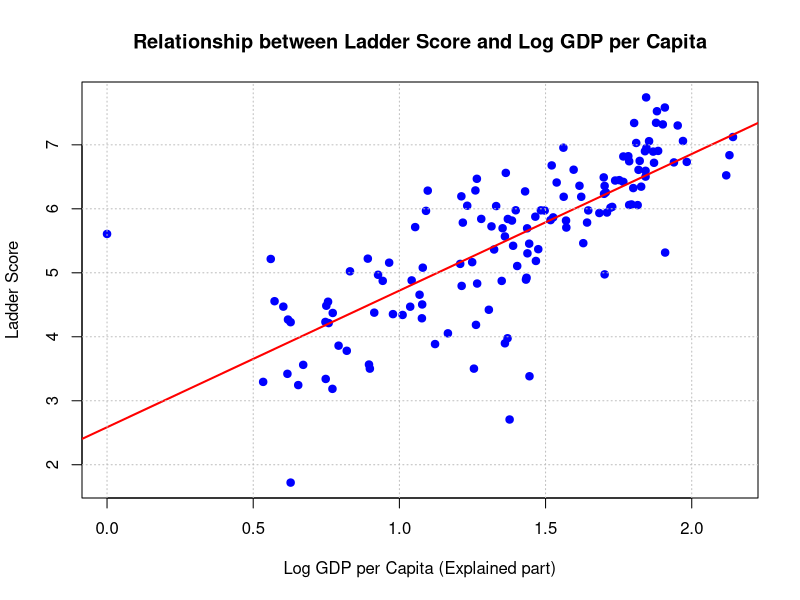
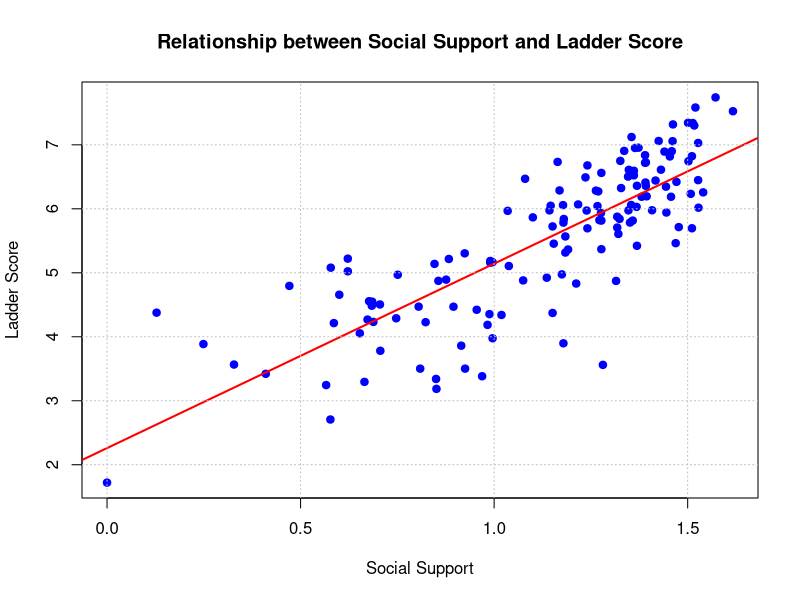
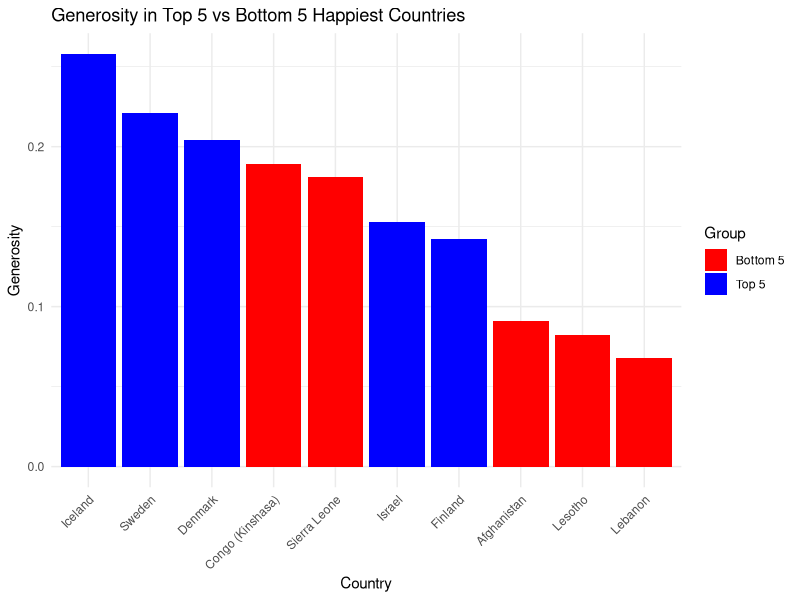
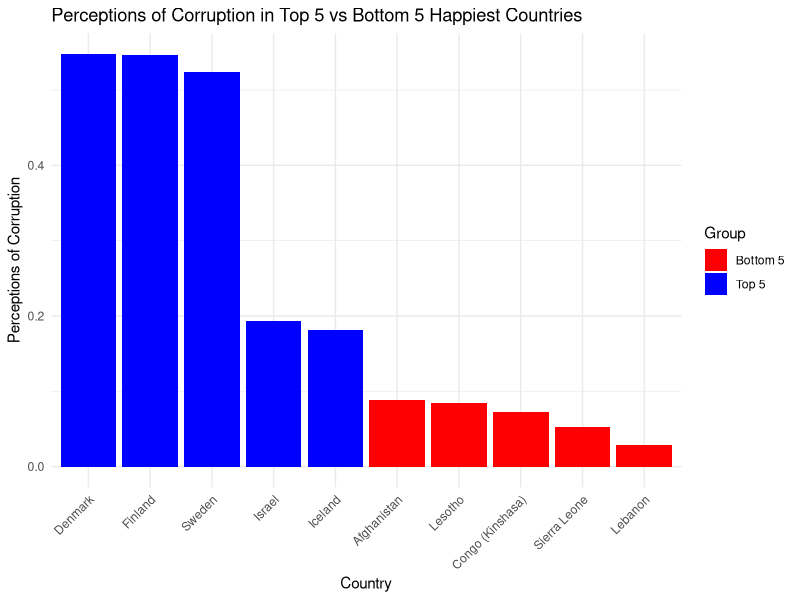
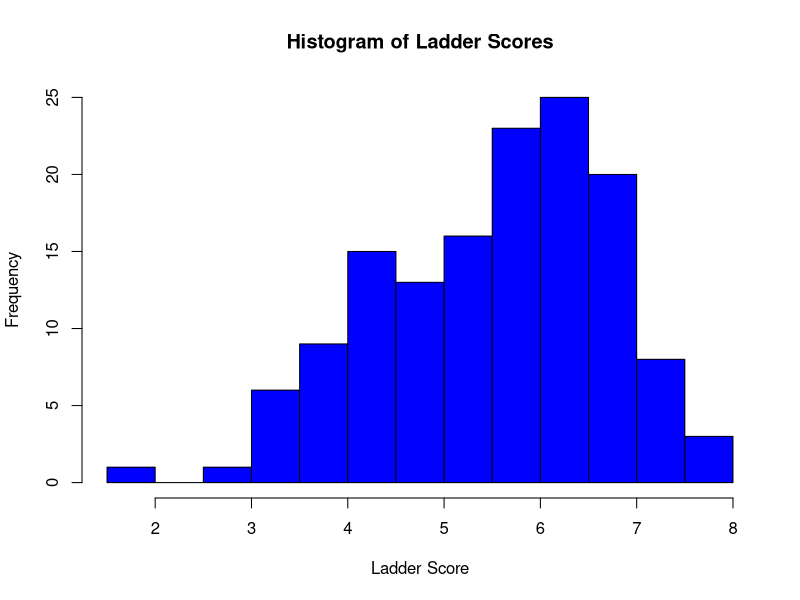
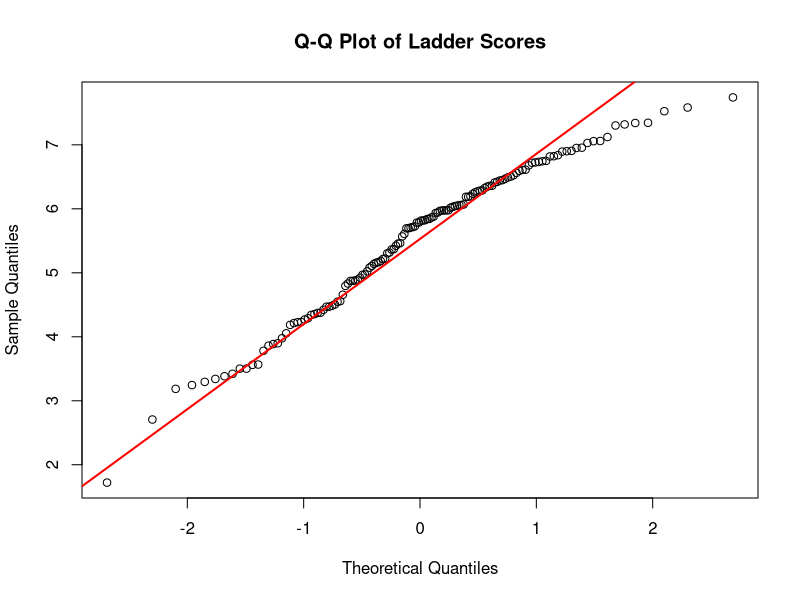
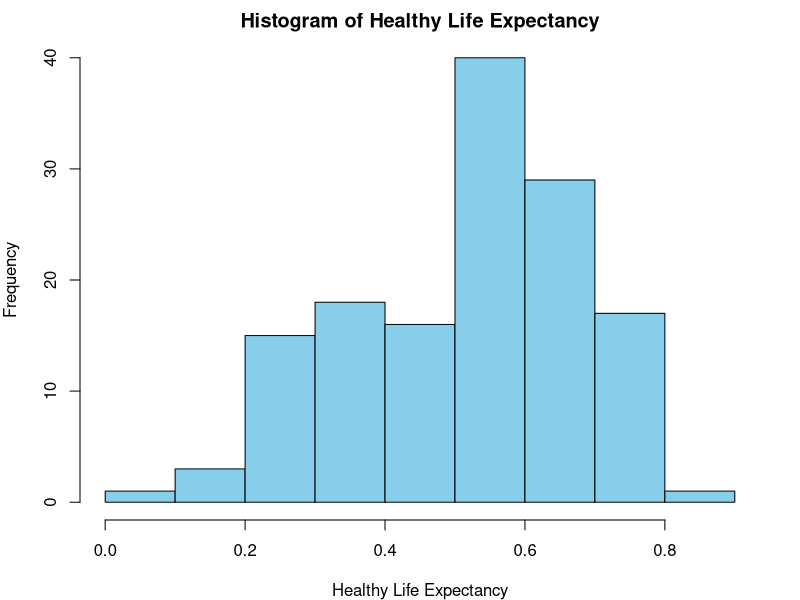
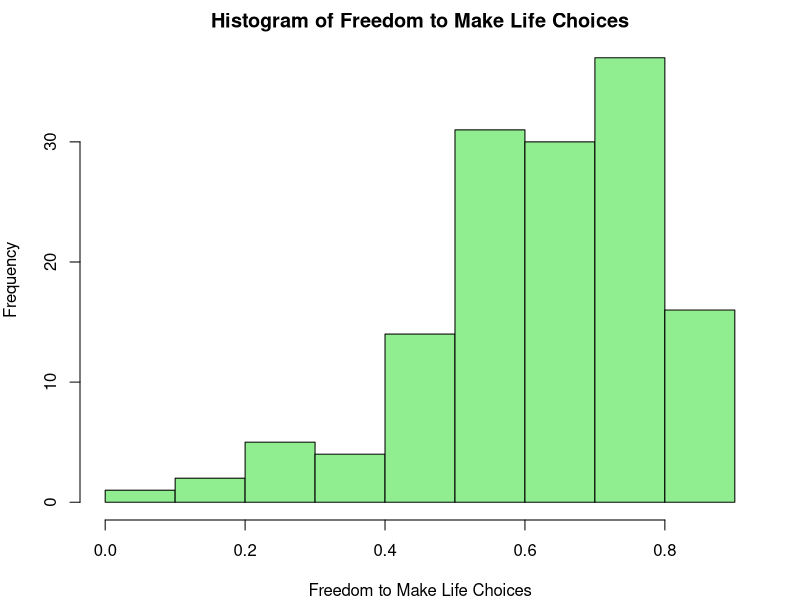

Generate these figures, in order, with R:
## ---- chunk 1
library(knitr)
knitr::opts_chunk$set(echo = FALSE, warning = TRUE)


# knit_hooks$set( fig.cap = function(before, options, envir) {
#   if ( before ) {
#     chr <- sprintf("<p><small><strong><a name='fig:%s' value = %d>Figure %d</a></strong>: %s</small></p>", options$label, options$fig.num, options$fig.num, options$fig.cap)
#     chr <- sprintf("<p><small><strong><a name='fig:%s'>%s</a></strong>: %s</small></p>", options$label, options$label,  options$fig.cap)
#     
#     return(chr)
#   }
# })
# 
# 
# chunkref <- local({
#   function(chunklabel) {
#     sprintf('[%s](#%s)', chunklabel, paste0("fig:",chunklabel) )
#   }  
# })

library(ggplot2)
library(dplyr)
library(readr)
# RAW DATA 
setwd("/Users/chen/Desktop/DS202Lab/Final_project/")
happy_score <- read.csv("Happiness_Scores.xls-Sheet1.csv", header = TRUE, sep = ",", stringsAsFactors = FALSE)
head(happy_score)

## ---- chunk 2
# Remove rows with any null values
clean_Happy_data <- na.omit(happy_score)

# Replace dots with underscores in column names
names(clean_Happy_data) <- gsub("\\.+", "_", names(clean_Happy_data))

# Now the column names have underscores instead of dots
print(names(clean_Happy_data))

# View the cleaned data
print(clean_Happy_data)

## ---- chunk 3
    # Perform linear regression
    linearModel <- lm(Ladder_score ~ Explained_by_Log_GDP_per_capita, data = clean_Happy_data)

    # Summary of the regression model to see coefficients and statistics
    summary(linearModel)
## ---- chunk 4
    # Plotting the data points
    plot(clean_Happy_data$Explained_by_Log_GDP_per_capita, clean_Happy_data$Ladder_score, 
         main = "Relationship between Ladder Score and Log GDP per Capita",
         xlab = "Log GDP per Capita (Explained part)",
         ylab = "Ladder Score",
         pch = 19, col = "blue")

    # Adding the regression line
    abline(linearModel, col = "red", lwd = 2)

    # Enhancing the plot with grid lines for better readability
    grid(nx = NULL, ny = NULL, col = "gray", lty = "dotted")
## ---- chunk 5
# Calculate Pearson correlation coefficient
correlation <- cor(clean_Happy_data$Explained_by_Social_support, clean_Happy_data$Ladder_score, use = "complete.obs")
print(paste("Pearson correlation coefficient between Social Support and Ladder Score is:", correlation))
## ---- chunk 6
# Plotting the data points
plot(clean_Happy_data$Explained_by_Social_support, clean_Happy_data$Ladder_score, 
     main = "Relationship between Social Support and Ladder Score",
     xlab = "Social Support",
     ylab = "Ladder Score",
     pch = 19, col = "blue")

# Fit a linear model and add the regression line to the plot
model <- lm(Ladder_score ~ Explained_by_Social_support, data = clean_Happy_data)
abline(model, col = "red", lwd = 2)

# Add grid lines for better readability
grid(nx = NULL, ny = NULL, col = "gray", lty = "dotted")

## ---- chunk 7
    # Sort the data frame by Ladder_score in descending order
    sorted_data <- clean_Happy_data[order(-clean_Happy_data$Ladder_score), ]

    # Select the top 5 countries with the highest Ladder_score
    top_5_countries <- head(sorted_data, 5)

    # View the top 5 countries
    print("Top 5 happiest countries based on Ladder Score:")
    print(top_5_countries$Country_name)
## ---- chunk 8
    # Select the bottom 5 countries with the lowest Ladder_score
    bottom_5_countries <- tail(sorted_data, 5)



    # View the bottom 5 countries
    print("Bottom 5 countries based on Ladder Score:")
    print(bottom_5_countries$Country_name)

    # Compare Generosity and Perceptions of corruption
    top_5_comparison <- top_5_countries[, c("Country_name", "Explained_by_Generosity", "Explained_by_Perceptions_of_corruption")]
    bottom_5_comparison <- bottom_5_countries[, c("Country_name", "Explained_by_Generosity", "Explained_by_Perceptions_of_corruption")]

    # Print comparison for top 5
    print("Generosity and Perceptions of Corruption in the Top 5 happiest countries:")
    print(top_5_comparison)

    # Print comparison for bottom 5
    print("Generosity and Perceptions of Corruption in the Bottom 5 countries:")
    print(bottom_5_comparison)

## ---- chunk 9
    # Combine top 5 and bottom 5 for comparison
    comparison_data <- rbind(top_5_countries, bottom_5_countries)
    comparison_data$Group <- rep(c("Top 5", "Bottom 5"), each = 5)
## ---- chunk 10
    # Plot for Generosity
    ggplot(comparison_data, aes(x = reorder(Country_name, -Explained_by_Generosity), y = Explained_by_Generosity, fill = Group)) +
      geom_bar(stat = "identity", position = position_dodge()) +
      labs(title = "Generosity in Top 5 vs Bottom 5 Happiest Countries", x = "Country", y = "Generosity") +
      theme_minimal() +
       theme(axis.text.x = element_text(angle = 45, hjust = 1))+
      scale_fill_manual(values = c("Top 5" = "blue", "Bottom 5" = "red"))
## ---- chunk 11
    # Plot for Perceptions of Corruption
    ggplot(comparison_data, aes(x = reorder(Country_name, -Explained_by_Perceptions_of_corruption), y = Explained_by_Perceptions_of_corruption, fill = Group)) +
      geom_bar(stat = "identity", position = position_dodge()) +
      labs(title = "Perceptions of Corruption in Top 5 vs Bottom 5 Happiest Countries", x = "Country", y = "Perceptions of Corruption") +
      theme_minimal() +
       theme(axis.text.x = element_text(angle = 45, hjust = 1)) +
      scale_fill_manual(values = c("Top 5" = "blue", "Bottom 5" = "red"))
## ---- chunk 12

    # Plot a histogram of Ladder_score
    hist(clean_Happy_data$Ladder_score, breaks = 20, main = "Histogram of Ladder Scores", xlab = "Ladder Score", col = "blue")

    # Q-Q plot for checking normality
    qqnorm(clean_Happy_data$Ladder_score, main = "Q-Q Plot of Ladder Scores")
    qqline(clean_Happy_data$Ladder_score, col = "red", lwd = 2)

## ---- chunk 13
    # Create histograms


    # Plot histograms for both variables
    par(mar=c(4, 4, 2, 2)) # Set up the plotting area to have 2 rows and 1 column

    # Histogram for Healthy life expectancy
    hist(clean_Happy_data$Explained_by_Healthy_life_expectancy, main="Histogram of Healthy Life Expectancy",
         xlab="Healthy Life Expectancy", col="skyblue", border="black")

    # Histogram for Freedom to make life choices
    hist(clean_Happy_data$Explained_by_Freedom_to_make_life_choices, main="Histogram of Freedom to Make Life Choices",
         xlab="Freedom to Make Life Choices", col="lightgreen", border="black")

## ---- chunk 14
    # Reset the plotting area
    par(mfrow=c(1,1))

    # Plot density plots for both variables
    plot(density(clean_Happy_data$Explained_by_Healthy_life_expectancy), main="Density Comparison",
         xlab="Value", ylab="Density", col="blue", lwd=2, xlim=c(min(c(clean_Happy_data$Explained_by_Healthy_life_expectancy, clean_Happy_data$Explained_by_Freedom_to_make_life_choices)),
         max(c(clean_Happy_data$Explained_by_Healthy_life_expectancy, clean_Happy_data$Explained_by_Freedom_to_make_life_choices))))
    lines(density(clean_Happy_data$Explained_by_Freedom_to_make_life_choices), col="red", lwd=2)
    legend("topleft", legend=c("Healthy Life Expectancy", "Freedom to Make Life Choices"),
           col=c("blue", "red"), lty=1, lwd=2)
